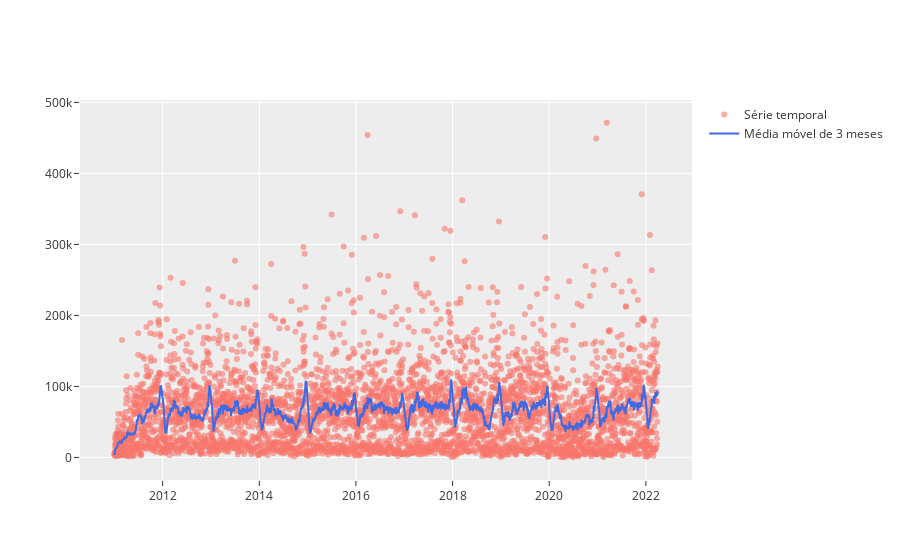

This figure's notebook cell:
### Code cell
fig = go.Figure([
    go.Scatter(x = df.index, y=df['VALOR'], mode='markers', marker={'opacity': 0.6}, name='Série temporal'),
    go.Scatter(x = media_3_meses.index, y = media_3_meses['VALOR'], mode='lines', line={'color': 'royalblue'}, name='Média móvel de 3 meses')
])
fig.show(config=pxconfig)

### Figure 1 — Plotly figure (JSON) as saved in the notebook; plotly's stock layout.template omitted (floating-point values rounded to 4 significant figures; data arrays with more than 128 entries replaced by an {"elided": "..."} marker saying what was removed)
{"data": [{"marker": {"opacity": 0.6}, "mode": "markers", "name": "Série temporal", "type": "scatter", "x": {"elided": "4108 str values"}, "y": {"elided": "4108 float values"}}, {"line": {"color": "royalblue"}, "mode": "lines", "name": "Média móvel de 3 meses", "type": "scatter", "x": {"elided": "4108 str values"}, "y": {"elided": "4108 float values"}}], "layout": {}}
